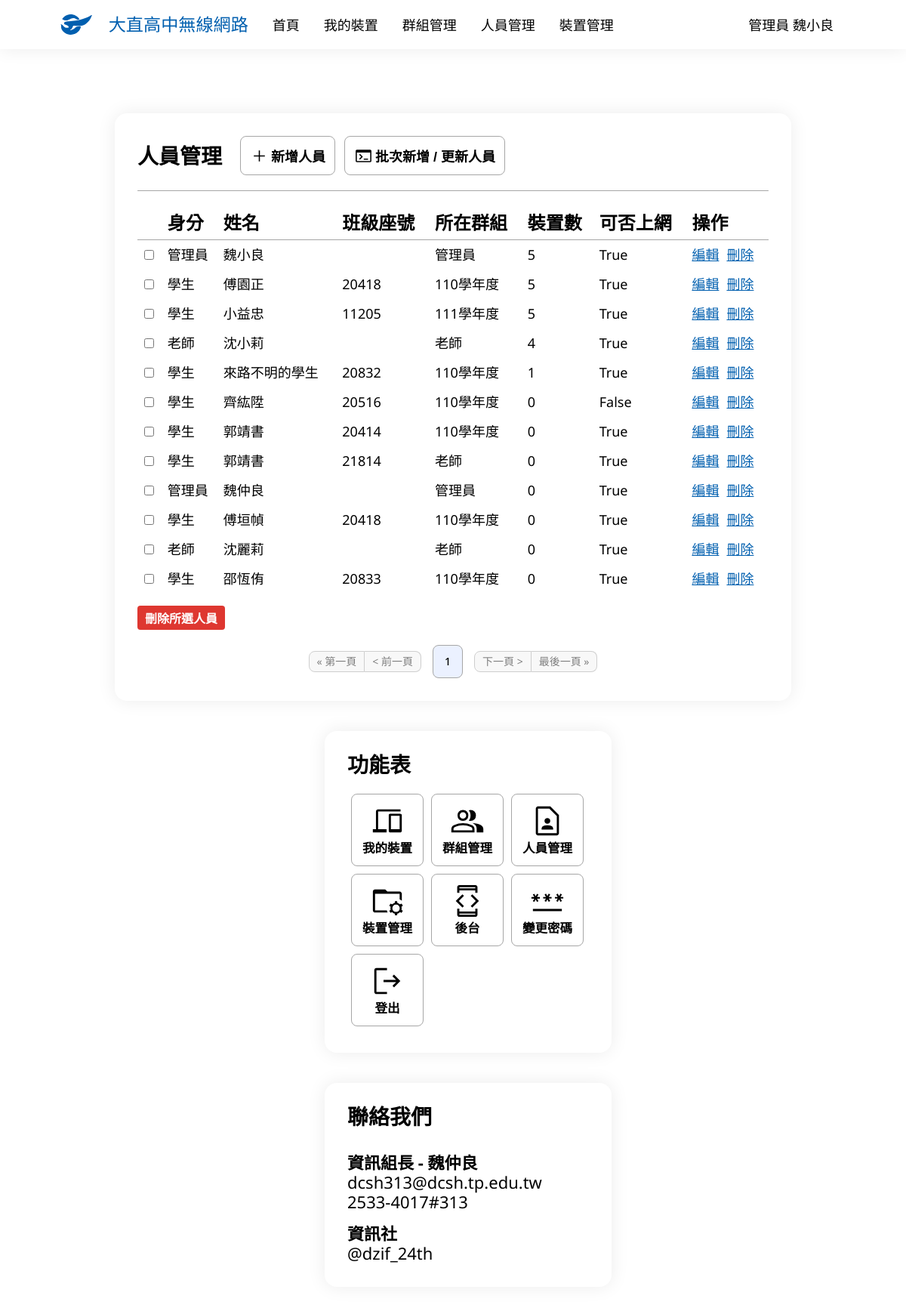
/user/ (signed in), run on an earlier commit of the app's database.
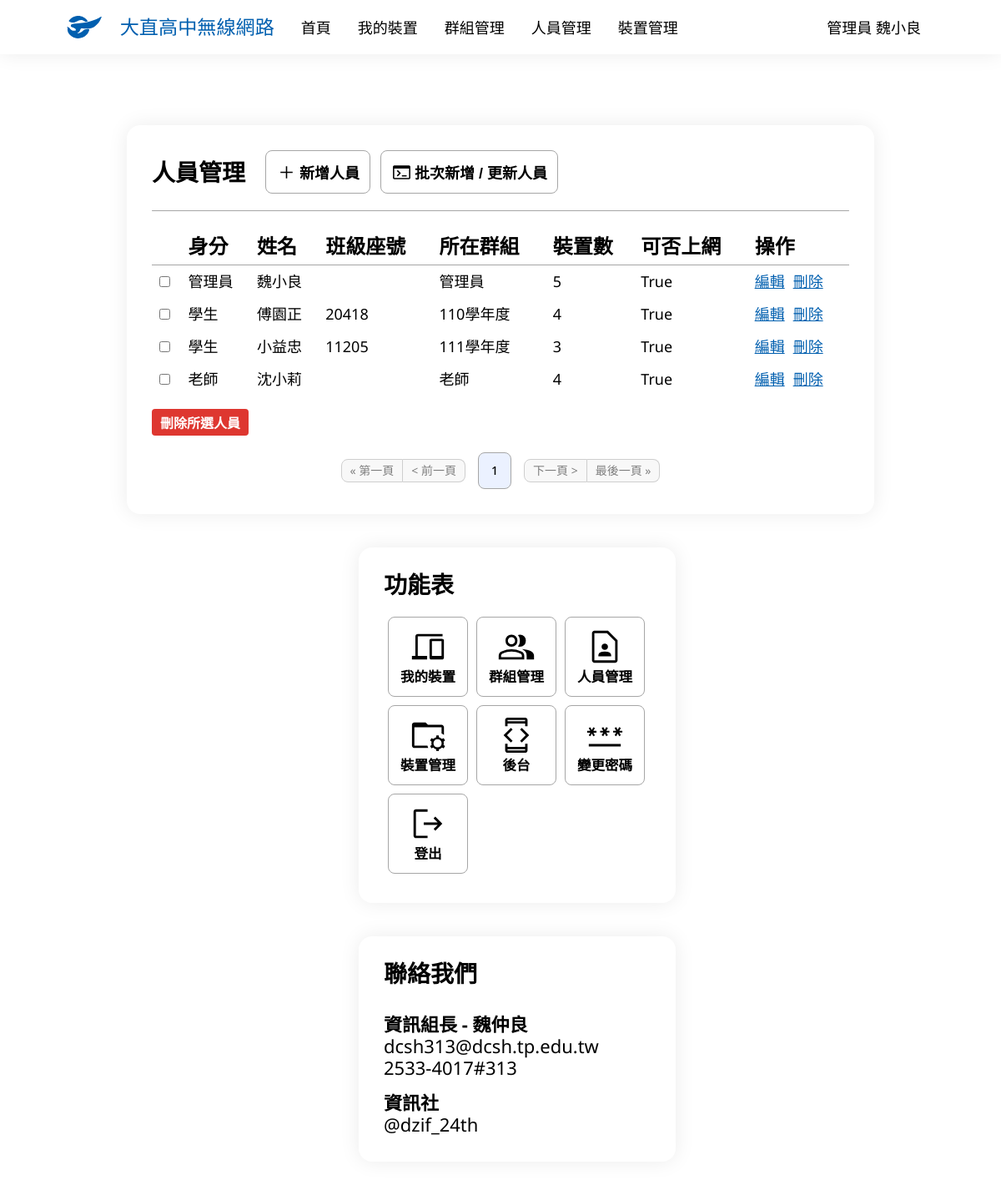
And on a later commit of the database.
### main/models.py (models this page shows, shortened)
class UserInfo(models.Model):
    UserData = models.OneToOneField(User, verbose_name='身分', on_delete=models.CASCADE)
    USERTYPES = [
        (0, '管理員'),
        (1, '老師'),
        (2, '學生')
    ]
    UserType = models.IntegerField('使用者類別', choices=USERTYPES)
    Name = models.CharField('姓名', max_length=75)
    StuId = models.IntegerField('學號', default=0)
    Email = models.EmailField('Email', blank=True, null=True)
    GRADES = [
        (0, '無'),
        (7, '七年級'),
        (8, '八年級'),
        (9, '九年級'),
        (1, '高一'),
        (2, '高二'),
        (3, '高三')
    ]
    Grade = models.IntegerField('年級', choices=GRADES, default=0)
    Class = models.IntegerField('班級', default=0)
    SeatNumber = models.IntegerField('座號', default=0)
    Internet = models.BooleanField('可否上網', default=True)
    Note = models.TextField('備註', blank=True, null=True)
    def __str__(self):
        if self.UserType == 0:
            return f'管理員 {self.Name}'
        elif self.UserType == 1:
            return f'教師 {self.Name}'
        else:
            return f'{self.Grade}{self.Class:02d}{self.SeatNumber:02d} {self.Name}'

class Group(models.Model):
    Name = models.CharField('群組名稱', max_length=100)
    UserData = models.ManyToManyField(UserInfo, verbose_name="身分")
    Internet = models.BooleanField('可否上網', default=True)
    Note = models.TextField('備註', blank=True, null=True)

### main/views.py (the view, shortened to what this page needs)
# urls.py: path('user/', UserManaging.as_view(), name='user_managing'),
class UserManaging(PermissionRequiredMixin, LoginRequiredMixin, ListView):
    model = UserInfo
    ordering = ['UserType', 'Grade', 'Class', 'SeatNumber', 'Name']
    paginate_by = 20
    permission_required = ['main.can_assess', 'main.admin']
    def get_context_data(self, **kwargs):
        context = super().get_context_data(**kwargs)
        if self.request.user.is_authenticated:
            context['now_user'] = UserInfo.objects.get(UserData=self.request.user)
        else:
            context['now_user'] = ''
        context['Group'] = Group.objects.all().select_related()
        context['Device'] = Device.objects.all().select_related()
        context['members'] = UserInfo.objects.all().select_related()
        return context
    template_name = 'user_managing.html'

### main/templatetags/get_device_count.py (called while the page is built)
@register.filter
def get_device_count(device, userdata):
    return device.select_related().filter(Owner=userdata).count()

### main/templatetags/get_userdata.py (called while the page is built)
@register.filter
def get_userdata(group, userdata):
    try:
        return group.select_related().get(UserData=userdata).Name
    except:
        return ""

### templates/user_managing.html (shortened to what the changed rows need)
{% extends 'base.html' %}
{% load get_userdata %}
{% load get_userdata_obj %}
{% load get_device_count %}
{% block body %}
<div class="container">
    <form method="post">
        <table>
            <tr>
                <th></th>
                <th>身分</th>
                <th>姓名</th>
                <th>班級座號</th>
                <th>所在群組</th>
                <th>裝置數</th>
                <th>可否上網</th>
                <th>操作</th>
            </tr>
            {% for member in members %}
                <tr>
                    <td>
                        <input type="checkbox" name="selected_objects" value="{{ member.UserData.id }}">
                    </td>
                    <td>
                        {% if member.UserType == 2 %}
                            學生
                        {% elif member.UserType == 1 %}
                            老師
                        {% else %}
                            管理員
                        {% endif %}
                    </td>
                    <td>
                        {{ member.Name }}
                    </td>
                    <td>
                        {% if member.UserType == 2 %}
                            {{ member.Grade }}{{ member.Class|stringformat:"02i" }}{{ member.SeatNumber|stringformat:"02i" }}
                        {% endif %}
                    </td>
                    <td>
                        {{ Group|get_userdata:member }}
                    </td>
                    <td>
                        {{ Device|get_device_count:member }}
                    </td>
                    <td>
                        {{ member.Internet }}
                    </td>
                    <td class="function">
                        <a href="{% url 'user_edit' member.id %}">
                            <p class="movement">編輯</p>
                        </a>
                        <a href="{% url 'user_delete' member.UserData.id %}">
                            <p class="movement">刪除</p>
                        </a>
                    </td>
                </tr>
            {% endfor %}
        </table>
    </form>
    <div class="pagination">
        {% if 0 < page_obj.number|add:"-2"%}
            {% if page_obj.number|add:"3" <= page_obj.paginator.num_pages %}
                {% for page_cnt in page_obj.paginator %}
                    {% if page_obj.number|add:"-2" <= forloop.counter and forloop.counter < page_obj.number|add:"3" %}
                        {% if page_obj.number == forloop.counter %}
                            <a class="page now" href="?page={{forloop.counter}}">
                                <p>{{ forloop.counter }}</p>
                            </a>
                        {% else %}
                            <a class="page" href="?page={{forloop.counter}}">
                                <p>{{ forloop.counter }}</p>
                            </a>
                        {% endif %}
                    {% endif %}
                {% endfor %}
            {% else %}
                {% for page_cnt in page_obj.paginator %}
                    {% if page_obj.paginator.num_pages|add:"-5" < forloop.counter and forloop.counter <= page_obj.paginator.num_pages %}
                        {% if page_obj.number == forloop.counter %}
                            <a class="page now" href="?page={{forloop.counter}}">
                                <p>{{ forloop.counter }}</p>
                            </a>
                        {% else %}
                            <a class="page" href="?page={{forloop.counter}}">
                                <p>{{ forloop.counter }}</p>
                            </a>
                        {% endif %}
                    {% endif %}
                {% endfor %}
            {% endif %}
        {% else %}
            {% for page_cnt in page_obj.paginator %}
                {% if forloop.counter <= 5 %}
                    {% if page_obj.number == forloop.counter %}
                        <a class="page now" href="?page={{forloop.counter}}">
                            <p>{{ forloop.counter }}</p>
                        </a>
                    {% else %}
                        <a class="page" href="?page={{forloop.counter}}">
                            <p>{{ forloop.counter }}</p>
                        </a>
                    {% endif %}
                {% endif %}
            {% endfor %}
        {% endif %}
    </div>
</div>
{% endblock body %}

### templates/base.html (shortened to what the changed rows need)
{% load static %}
<!DOCTYPE html>
<html lang="zh-Hant-TW">
<head>
    <link rel="stylesheet" href="{% static 'css/style.css' %}">
</head>
<body>
    <nav>
        <ul class="navbar">
            {% if user.is_authenticated %}
                <a href="{% url 'device_managing' %}" class="nav-ani">
                    <li>
                        <p>我的裝置</p>
                    </li>
                </a>
                {% if perms.main.admin %}
                    <a href="{% url 'group_managing' %}" class="nav-ani">
                        <li>
                            <p>群組管理</p>
                        </li>
                    </a>
                    <a href="{% url 'user_managing' %}" class="nav-ani">
                        <li>
                            <p>人員管理</p>
                        </li>
                    </a>
                    <a href="{% url 'manage' %}" class="nav-ani">
                        <li>
                            <p>裝置管理</p>
                        </li>
                    </a>
                {% endif %}
                <li class="dropdown">
                    <a class="nav-ani">{{ now_user }}</a>
                </li>
            {% endif %}
        </ul>
    </nav>
    <div class="content">
        <div class="main">
            {% block body %}{% endblock body %}
        </div>
    </div>
</body>
</html>

What changed in the data, as far as the page shows it:
removed UserInfo: UserType "學生", Name "來路不明的學生", Grade "2", Class "08", SeatNumber "32", id.Name "110學年度", id "1", Internet "True"
removed UserInfo: UserType "學生", Name "齊紘陞", Grade "2", Class "05", SeatNumber "16", id.Name "110學年度", id "0", Internet "False"
removed UserInfo: UserType "學生", Name "郭靖書", Grade "2", Class "04", SeatNumber "14", id.Name "110學年度", id "0", Internet "True"
removed UserInfo: UserType "學生", Name "郭靖書", Grade "2", Class "18", SeatNumber "14", id.Name "老師", id "0", Internet "True"
removed UserInfo: UserType "管理員", Name "魏仲良", id.Name "管理員", id "0", Internet "True"
removed UserInfo: UserType "學生", Name "傅垣幀", Grade "2", Class "04", SeatNumber "18", id.Name "110學年度", id "0", Internet "True"
removed UserInfo: UserType "老師", Name "沈麗莉", id.Name "老師", id "0", Internet "True"
removed UserInfo: UserType "學生", Name "邵恆侑", Grade "2", Class "08", SeatNumber "33", id.Name "110學年度", id "0", Internet "True"
computed for UserInfo "傅園正": id "5" → "4"
computed for UserInfo "小益忠": id "5" → "3"
